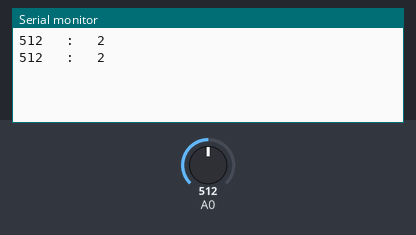
A sketch run on a simulated Arduino Uno, built with avr-gcc and run on an emulated ATmega328P. On the bench: the last lines printed to the serial monitor. The test bench sets the inputs (shaded band); at power-on: A0 = 512.

Above: at 5.8 s.
5.9 s: A0 set to 716
At 11.4 s:
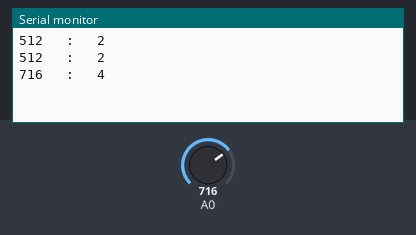
11.9 s: A0 set to 900
At 16.4 s:
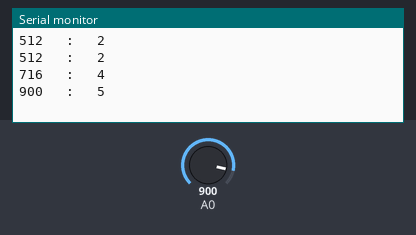
Timing chart, 0 to 17.9 s (numbered marks = the images above; inputs shaded):
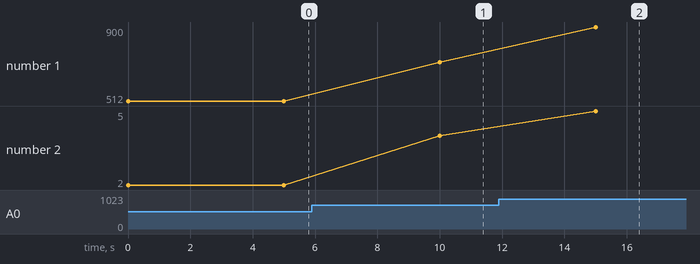

Measured:
- after the input at 5.9 s, the serial monitor: prints a new line after 4.1 s (image 1)
- after the input at 11.9 s, the serial monitor: prints a new line after 3.1 s (image 2)
- plotted number 1: 512 → 716 after the input at 5.9 s, 716 → 900 after the input at 11.9 s
- plotted number 2: 2 → 4 after the input at 5.9 s, 4 → 5 after the input at 11.9 s

The sketch:

Test1.ino
```cpp
int val,val1;

void setup() {
 Serial.begin(9600);
}

void loop() {
val=analogRead(A0);
val1=((float) val)/171;
Serial.print(val);
Serial.print("   :   ");
Serial.println(val1);

delay(5000);

}
```
